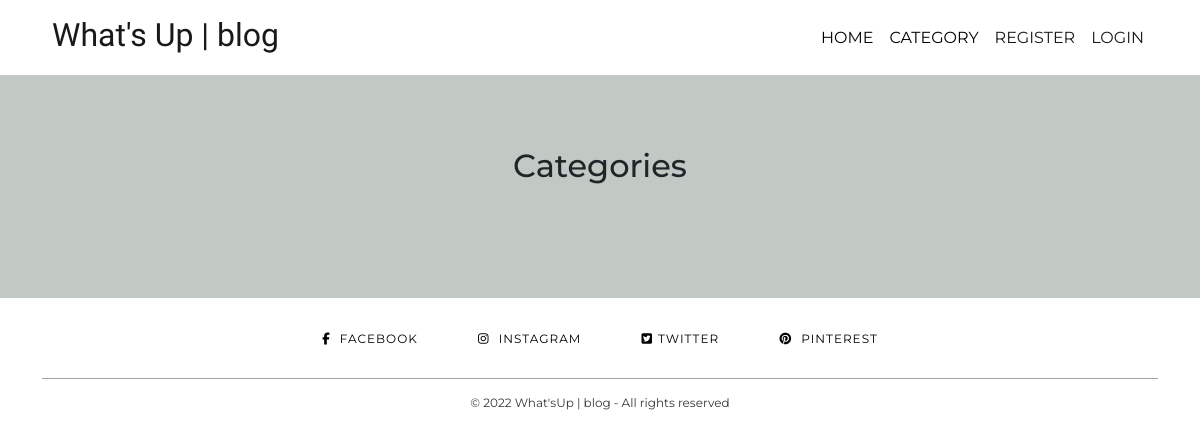
Page /category-list/ on the earlier database version.
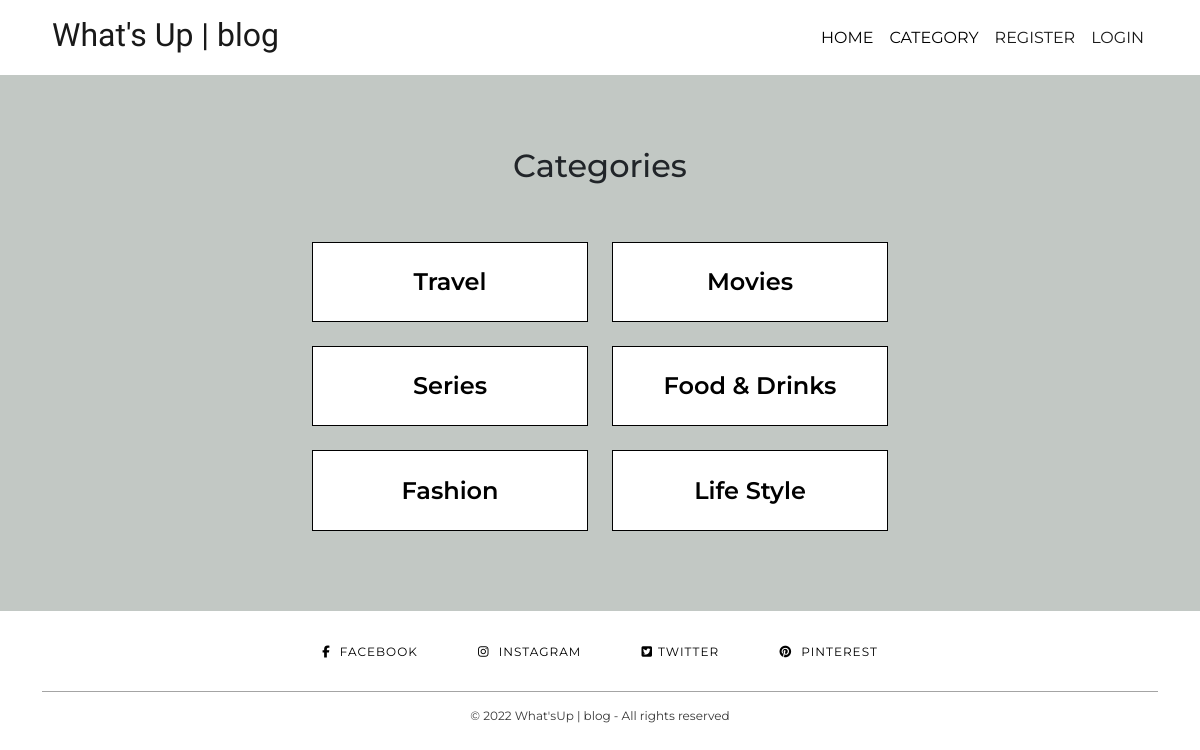
Same page on the later database version.
### travellifestyleblog22/models.py (models this page shows, shortened)
class Category(models.Model):
    name = models.CharField(max_length=255)
    def __str__(self):
        return str(self.name)

### travellifestyleblog22/views.py (the view)
# urls.py: path('category-list/', category_list_view, name="category-list"),
def category_list_view(request):
    cat_menu_list = Category.objects.all()
    return render(request, 'category_list.html', {
                           'cat_menu_list': cat_menu_list})

### templates/category_list.html (shortened to what this page needs)
{% extends 'base.html' %}
{% block content %}
<div class="bg-banner">
    <div class="container-fluid">
        <h2 class="page-title">Categories</h2>
        <div class="row">
            <div class="col-12 mt-3 card-body-categories-items">
                <div class="row">
                    {% for item in cat_menu_list %}
                    <div class="col-sm-6 col-xsm-12">
                        <div class="card-categories mb-4">
                            <div class="card-body-categories">
                                <a class="dropdown-item-cat" href="{% url 'category' item %}">{{ item }}</a>
                            </div>
                        </div>
                    </div>
                    {% if forloop.counter|divisibleby:4 %}
                </div>
                <div class="row">
                    {% endif %}
                    {% endfor %}
                </div>
            </div>
            </div>
        </div>
    </div>
{% endblock %}

### templates/base.html (shortened to what this page needs)
{% load static %}
<!DOCTYPE html>
<html lang="en">
<head>
    <link href="https://cdn.jsdelivr.net/npm/bootstrap@5.0.1/dist/css/bootstrap.min.css" rel="stylesheet"
>
    <link rel="stylesheet" href="{% static 'css/style.css' %}">
</head>
<body class="d-flex flex-column">
    <nav class="navbar navbar-expand-lg navbar-light">
        <div class="container-fluid">
            <h1><a class="navbar-brand" href="{% url 'home' %}"><span class="brand hover-underline-animation-2">W<span
                            class="red-o">h</span>at's
                        Up<span class="thin"> | blog</span></span></span></a></h1>
            <div class="collapse navbar-collapse" id="navbarSupportedContent">
                <ul class="navbar-nav mr-auto">
                    <li class="nav-item">
                        <a class="nav-link" aria-current="page" href="{% url 'home' %}">Home</a>
                    </li>
                    {% if cat_menu %}
                    <li class="nav-item dropdown">
                        <a class="nav-link dropdown-toggle " href="#" id="navbarDropdown3" role="button"
                            data-bs-toggle="dropdown" aria-expanded="false">
                            Category
                        </a>
                        <div class="dropdown-menu" aria-labelledby="navbarDropdown3">
                            <a class="dropdown-item" href="{% url 'category-list' %}">All Categories</a>
                            {% for item in cat_menu %}
                            <a class=" dropdown-item drop" href="{% url 'category' item %} ">{{ item }}</a>
                            {% endfor %}
                        </div>
                    </li>
                    {% else %}
                    <li class="nav-item">
                        <a class="nav-link dropdown-item" href="{% url 'category-list' %}">Category</a>
                    </li>
                    {% endif %}
                    {% if user.is_authenticated %}
                    <li class="nav-item px-2">
                        <a class="nav-link active" aria-current="page" href="{% url 'add-post' %}">Add Post</a>
                    </li>
                    <li class="nav-item dropdown">
                        <a class="nav-link dropdown-toggle" href="#" id="navbarDropdown" role="button"
                            data-bs-toggle="dropdown" aria-expanded="false">
                            {{ user.first_name }}</a>
                        <ul class="dropdown-menu" aria-labelledby="navbarDropdown">
                            <li><a class="dropdown-item" href="{% url 'setting' %}">Settings</a></li>
                            {% if user.profile.id %}
                            <li><a class="dropdown-item" href="{% url 'show_profile_page' user.profile.id %}">Profile
                                    Page</a></li>
                            <li><a class="dropdown-item drop" href="{% url 'my_posts' %}">My Posts</a>
                            <li><a class="dropdown-item" href="{% url 'edit_profile' user.profile.id %}">Edit
                                    Profile</a></li>
                            {% else %}
                            <li><a class="dropdown-item" href="{% url 'create_profile' %}">Create
                                    Profile</a></li>
                            {% endif %}
                            <li><a class="dropdown-item" href="{% url 'logout' %}">Logout</a></li>
                            {% else %}
                            <li class="nav-item"><a class="nav-link active" aria-current="page"
                                    href="{% url 'register' %}">Register</a></li>
                            <li class="nav-item"><a class="nav-link active" aria-current="page"
                                    href="{% url 'login' %}">Login</a>
                            </li>
                        </ul>
                    {% endif %}
            </div>
    </nav>
    <main class="flex-shrink-0 main-bg base">
        {% block content %}
        {% endblock content %}
    </main>
    <footer id="footer">
        <div class="container">
            <div id="footer-social">
                <a href="https://facebook.com/" target="_blank">
                    <i class="fab fa-facebook-f center" aria-hidden="true"></i><span> Facebook</span></a>
                <a href="https://instagram.com/" target="_blank"><i class="fab fa-instagram center"
                        aria-hidden="true"></i><span> Instagram</span></a>
                <a href="https://twitter.com/" target="_blank">
                    <i class="fab fa-twitter-square center" aria-hidden="true"></i><span>Twitter</span></a>
                <a href="https://pinterest.com/" target="_blank">
                    <i class="fab fa-pinterest center" aria-hidden="true"></i><span> Pinterest</span>
                </a></a>
            </div>
            <div id="footer-copyright">
                <p class="copyright">© 2022 What'sUp | blog - All rights reserved</p>
            </div>
        </div>
    </footer>
</body>
</html>

### static/css/style.css (style rules this page uses)
* { margin: 0; padding: 0; box-sizing: border-box; }
body { font-family: "Montserrat", sans-serif; }
.bg-banner, .post-banner, .bg-generic { background-color: #C2C8C4; padding-top: 0.5rem; padding-bottom: 1rem; margin-top: -1rem; }
.page-title { text-align: center; font-size: 2rem; padding-top: 1.5rem; padding-bottom: 1rem; }
.nav-link { text-transform: uppercase; display: block; padding: 0.5rem 1rem; text-decoration: none; transition: none; }
.navbar { background-color: #ffffff; }
.navbar-brand { padding-left: 2.5rem; padding-top: 1.3rem; padding-bottom: 1.3rem; font-size: 2rem; }
.brand { font-family: 'Comfortaa', cursive; }
.navbar>.container, .navbar>.container-fluid { display: flex; flex-wrap: inherit; align-items: center; justify-content: space-between; padding-right: 3rem; }
.navbar-light .navbar-nav .nav-link { color: rgb(0 0 0); }
@media (min-width: 992px) { .navbar-expand-lg .navbar-collapse { display: flex !important; flex-basis: auto; justify-content: flex-end; } }
.hover-underline-animation-2 { display: inline-block; position: relative; padding-bottom: 0.3rem; }
.hover-underline-animation-2:after { content: ''; position: absolute; width: 100%; transform: scaleX(0); height: 2px; bottom: 0; left: 0; background-color: #ffb8b8; transform-origin: bottom right; transition: transform 0.50s ease-out; }
#footer { clear: both }
#footer-social { border-bottom: 1px solid; border-color: #31313170; text-align: center; padding: 28px 0 }
#footer-social a { color: rgb(0, 0, 0); font-size: 12px; text-transform: uppercase; letter-spacing: 1px; margin: 0 28px; -o-transition: .3s; -ms-transition: .3s; -moz-transition: .3s; -webkit-transition: .3s; transition: .3s }
#footer-social a span { margin-left: 5px }
#footer-copyright { text-align: center; padding: 15px 0; clear: both; }
.copyright { color: rgb(56, 56, 56); font-size: 12px }
.card-body-categories-items { margin: auto; width: 50%; }
.card-body-categories { text-align: center; }
.dropdown-item-cat { padding: 1rem 1rem 1rem 1rem; color: #000000; font-weight: 600; text-decoration: none; font-size: 1rem; }
.card-categories { padding: 10px; border: 1px solid #000000; background-color: white; }
a, a:hover { text-decoration: none; transition: color 0.3s ease-in-out; }
a { color: inherit; }
@media (max-width:2560px) { .page-title { padding-top: 2.5rem; padding-bottom: 2rem; } }
@media (max-width:2560px) { .card-body-categories { padding: 0.7rem; } }
@media (max-width:2560px) { .dropdown-item-cat { font-size: 1.5rem; } }
@media (max-width:1300px) { .bg-banner, .post-banner { background-color: #C2C8C4; padding-top: 3rem; padding-bottom: 3.5rem; margin-top: -1rem; } }

Differences in the rows shown:
added Category: name "Travel"
added Category: name "Movies"
added Category: name "Series"
added Category: name "Food & Drinks"
added Category: name "Fashion"
added Category: name "Life Style"
